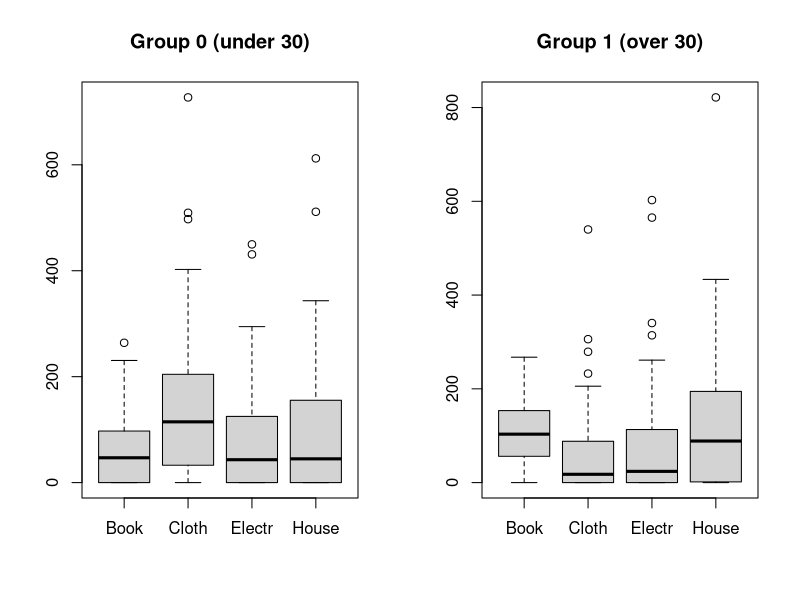
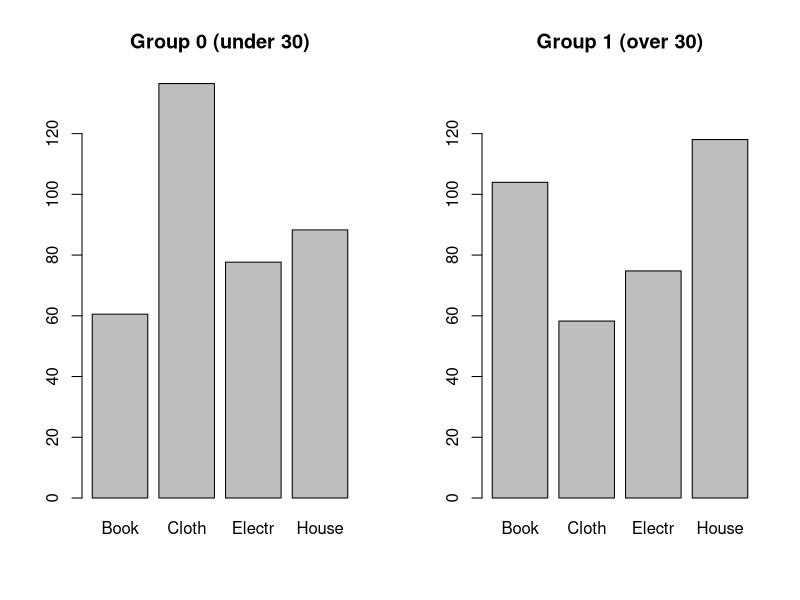
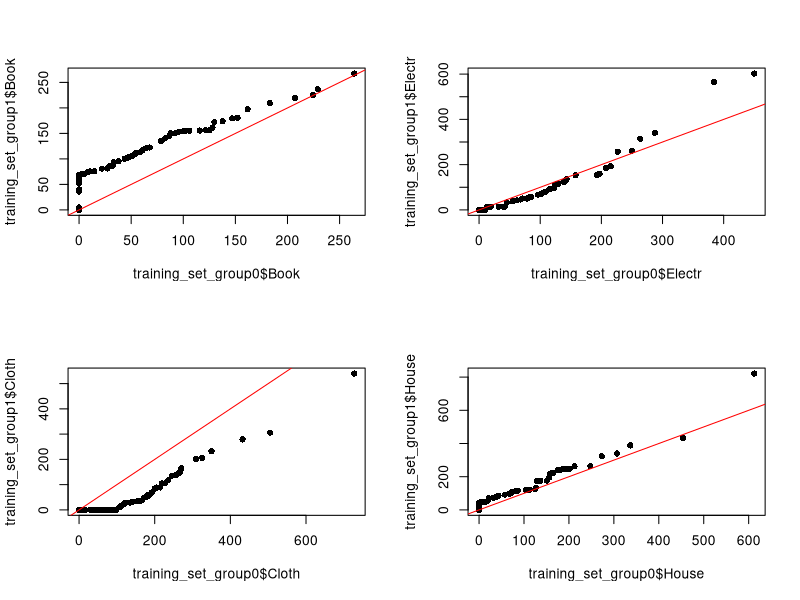
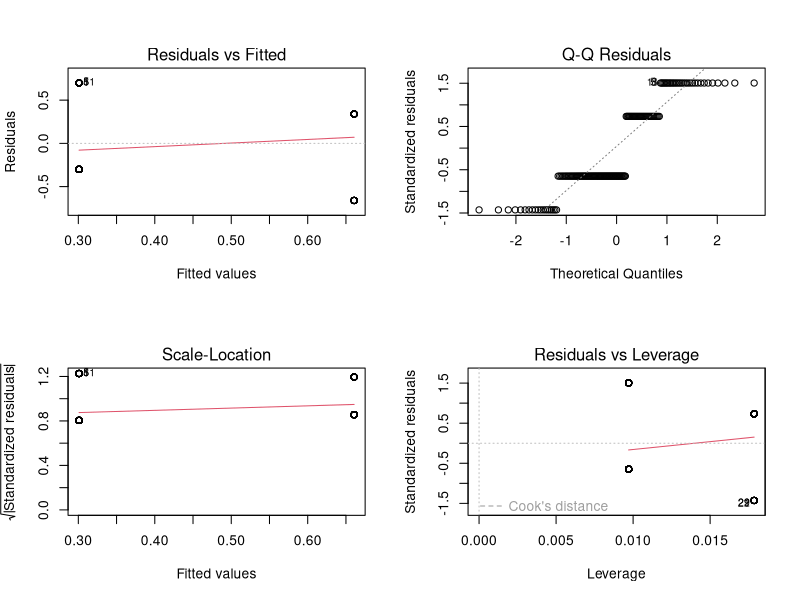
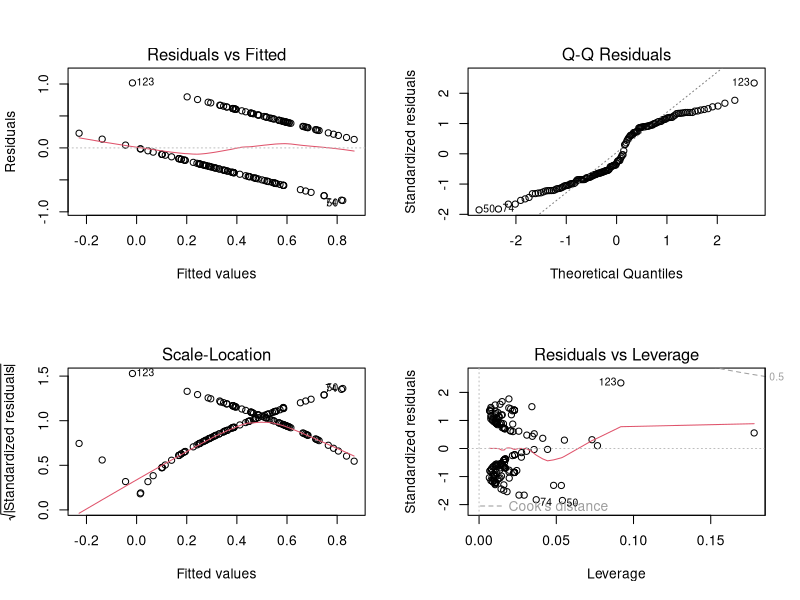
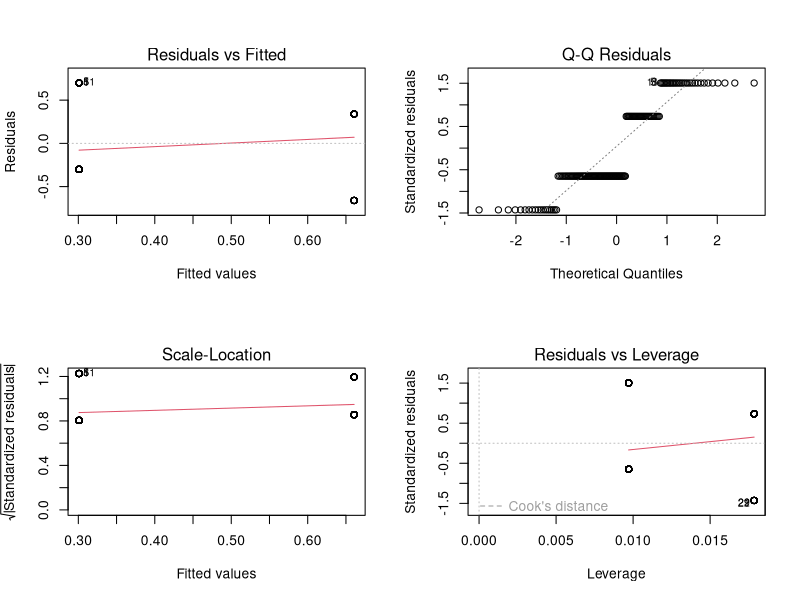
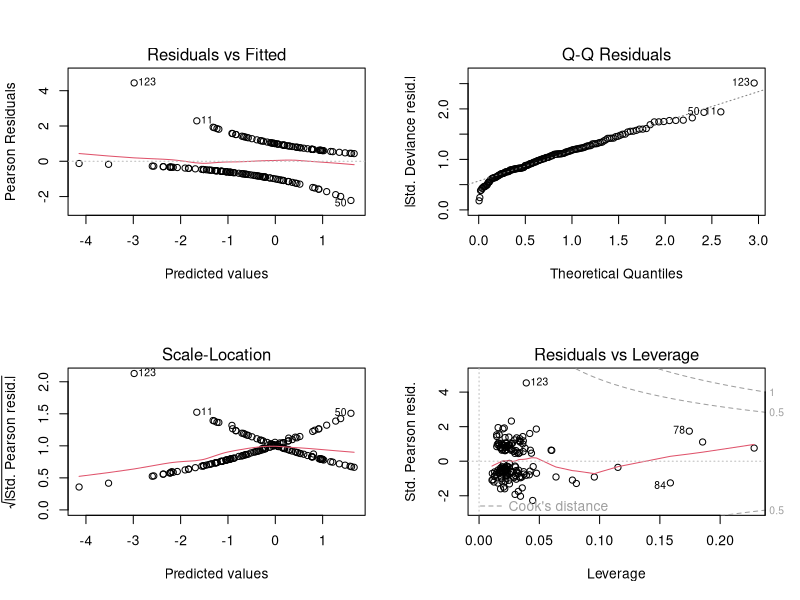

Generate these figures, in order, with R:
data <- read.csv("DiscrDat.csv", header = TRUE, sep = " ")

summary(data)

nrow(data)
# sample size = 350


################### SEPARATING TRAINING SET AND THE TEST SET ###################
# Age groups:
# 0: < 30
# 1: 30 <=
# 3: Unknown

# Training set is where the age is known
training_set <- data[data$Age != 3,]
# Test set is the rest of the data
test_set <- data[data$Age == 3,]

colnames(training_set)

# Splitting the training set by age group
training_set_group0 <- training_set[training_set$Age == 0, 1:4]
training_set_group1 <- training_set[training_set$Age == 1, 1:4]


################### PLOTTING THE VARIABLES ###################

par(mfrow = c(1, 2))
# boxplot of training set group 0
boxplot(training_set_group0, main="Group 0 (under 30)")
# boxplot of training set group 1
boxplot(training_set_group1, main="Group 1 (over 30)")

par(mfrow = c(1, 2))
barplot(sapply(training_set_group0, mean), main="Group 0 (under 30)", ylim = c(0, 137))
barplot(sapply(training_set_group1, mean), main="Group 1 (over 30)", ylim = c(0, 137))


par(mfrow = c(2, 2))
qqplot(training_set_group0$Book, training_set_group1$Book, pch = 16)
abline(0, 1, col = "red")
qqplot(training_set_group0$Electr, training_set_group1$Electr, pch = 16)
abline(0, 1, col = "red")
qqplot(training_set_group0$Cloth, training_set_group1$Cloth, pch = 16)
abline(0, 1, col = "red")
qqplot(training_set_group0$House, training_set_group1$House, pch = 16)
abline(0, 1, col = "red")


################### ESTIMATING THE PARAMETERS OF THE MODEL ###################

# Number of observations in group 0
nrow(training_set_group0)
# Total number of observations
nrow(training_set)

# Proportion of group 1
# We use this to estimate p
p_hat <- nrow(training_set_group0) / nrow(training_set)
p_hat

# covariance matrix of training_set
# We use this to estimate Sigma
Sigma_hat <- cov(training_set[,1:4])
Sigma_hat


# mean of each dimension of group0
# We use this to estimate mu1
mu1_hat <- colMeans(training_set_group0)
mu1_hat


# mean of each dimension of group1
# We use this to estimate mu2
mu2_hat <- colMeans(training_set_group1)
mu2_hat


################### CLASSIFYING OBSERVATIONS ###################

classify <- function(mu_1, mu_2, Sigma, p, y) {
    # mu_1: population mean of class 1
    # mu_2: population mean of class 2
    # Sigma: covariance matrix
    # p: probability of class 1
    # y: observation(s) to classify

    # y is given as a matrix where the rows are the dimensions 
    # and the columns are the observations
    y <- t(y)

    Sigma_inv <- solve(Sigma)

    xi <- Sigma_inv %*% (mu_1 - mu_2)
    m <- (mu_1 + mu_2) / 2
    c <- log(p / (1 - p))

    # For reasons of efficiency, we made this function work for 
    # multiple observations at once

    # result vector
    res <- c(rep(0, ncol(y)))

    for(i in seq_len(ncol(y))) {
        # logical vector with 0 for class 1 and 1 for class 2
        res[i] <- t(xi) %*% (y[,i] - m) + c < 0
    }

    return(as.numeric(res))
}


# Classifying the training set
training_set_classification <- classify(mu1_hat, mu2_hat, Sigma_hat, p_hat, training_set[,1:4])

# How many we get correctly
sum(training_set_classification == training_set$Age)
# 109
nrow(training_set)
# 159

sum(training_set_classification == training_set$Age) / nrow(training_set)



# Fos

# Some analyses
lm_thing <- lm(training_set$Age ~ training_set_classification)
summary(lm_thing)
plot(lm_thing)

asdasd <- lm(training_set$Age ~ training_set$Book + training_set$Cloth + training_set$House + training_set$Electr)
asdasd <- lm(training_set$Age ~ training_set$Book + training_set$Cloth)

summary(asdasd)
plot(asdasd)



par(mfrow = c(2, 2))
# plots of the residuals
plot(lm_thing)

# Annyira nem joooo
bruh <- glm(training_set$Age ~ training_set_classification, family = binomial)
summary(bruh)



# Nagyon jooooooooooo
logistic_regression <- glm(training_set$Age ~ training_set$Book + training_set$Cloth + training_set$House + training_set$Electr, family = binomial)
summary(logistic_regression)

par(mfrow = c(2, 2))
plot(logistic_regression)

# ezzel mit kezdunk



################### APPLYING TO TEST SET ###################

test_set_classification <- classify(mu1_hat, mu2_hat, Sigma_hat, p_hat, test_set[,1:4])

test_set_classification


################### ESTIMATING FALSE/CORRECT CLASSIFICATIONS ###################

# Training set classification of those who are actually under 30
group0_classification <- training_set_classification[training_set$Age == 0]
group1_classification <- training_set_classification[training_set$Age == 1]


# What ratio was identified correctly?
# Total
correct <- sum(training_set_classification == training_set$Age)
correct / length(training_set$Age)

# Group 0
group_0_ratio <- sum(1 - group0_classification) / length(group0_classification)
# Group 1
group_1_ratio <- sum(group1_classification) / length(group1_classification)

cat(paste("Correct ratio for all observations: ", correct / length(training_set$Age), "\n", 
"Correct ratio for group 0: ", group_0_ratio, "\n", 
"Correct ratio for group 1: ", group_1_ratio, "\n"))


